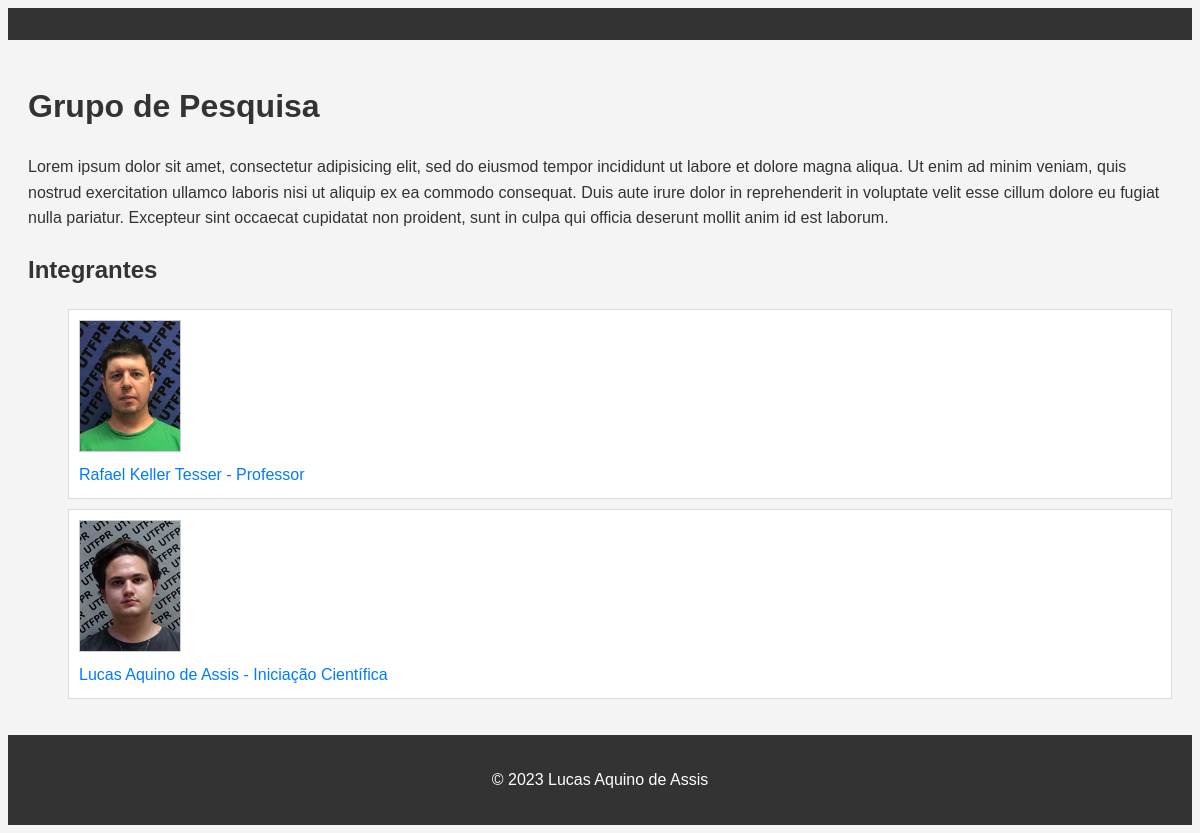
The page / on the database its author committed.
### pesquisa_grupo/models.py (models this page shows, shortened)
class Integrante(models.Model):
    TIPOS = [
        ('IC', 'Iniciação Científica'),
        ('ME', 'Mestrando'),
        ('DO', 'Doutorando'),
        ('PD', 'Pós-Doutorando'),
        ('PR', 'Professor'),
    ]
    nome = models.CharField(max_length=100)
    tipo = models.CharField(max_length=2, choices=TIPOS)
    foto = models.ImageField(upload_to='fotos_integrantes/', blank=True, null=True)

### pesquisa_grupo/views.py (the view)
# urls.py: path('', views.index, name='index'),
def index(request):
    integrantes = Integrante.objects.all()
    tipo_count = Integrante.objects.values('tipo').annotate(total=Count('tipo'))
    return render(request, 'pesquisa_grupo/index.html', {
        'integrantes': integrantes,
        'tipo_count': tipo_count
    })

### pesquisa_grupo/templates/pesquisa_grupo/index.html
{% extends 'base_generic.html' %}
{% block content %}
  <h1>Grupo de Pesquisa</h1>
  <p>{% lorem 1 b %}</p>
  <h2>Integrantes</h2>
  <ul>
    {% for integrante in integrantes %}
      <li class="list-item">
        <a href="{% url 'detalhes_integrante' integrante.id %}">
          {% if integrante.foto %}
            <img src="{{ integrante.foto.url }}" alt="Foto de {{ integrante.nome }}" />
          {% endif %}
          {{ integrante.nome }} - {{ integrante.get_tipo_display }}
        </a>
      </li>
    {% endfor %}
  </ul>
{% endblock %}

### pesquisa_grupo/static/css/styles.css (style rules this page uses)
body { font-family: Arial, sans-serif; line-height: 1.6; color: #333; background-color: #f4f4f4; }
ul li { list-style-type: none; }
.list-item, .publicacao-item { border: 1px solid #ddd; padding: 10px; margin-bottom: 10px; background-color: white; }
.list-item img, .detalhes-integrante img { display: block; max-width: 100px; height: auto; border: 1px solid #ccc; margin-bottom: 10px; }
.list-item a, .details-link { text-decoration: none; color: #007bff; }

### rows shown on the page
Integrante: foto (picture), nome "Rafael Keller Tesser", tipo "Professor"
Integrante: foto (picture), nome "Lucas Aquino de Assis", tipo "Iniciação Científica"
